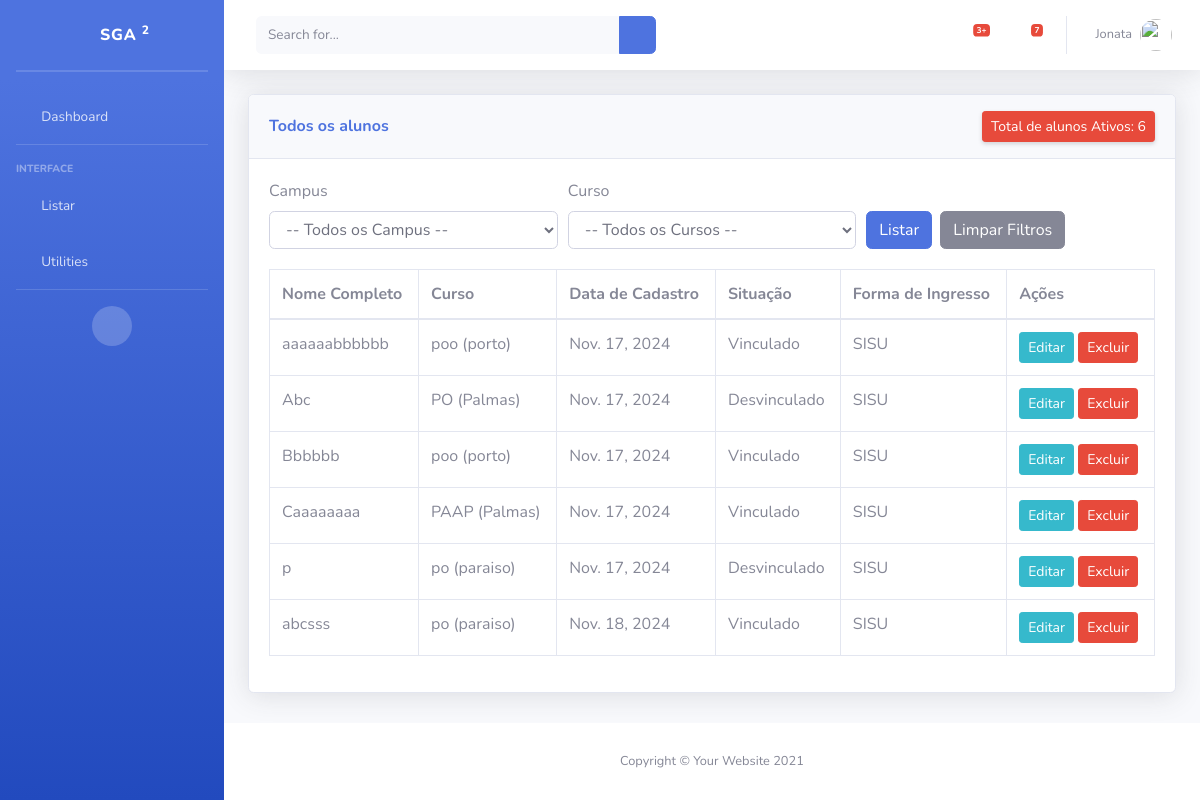
/alunos/, run on an earlier commit of the app's database.
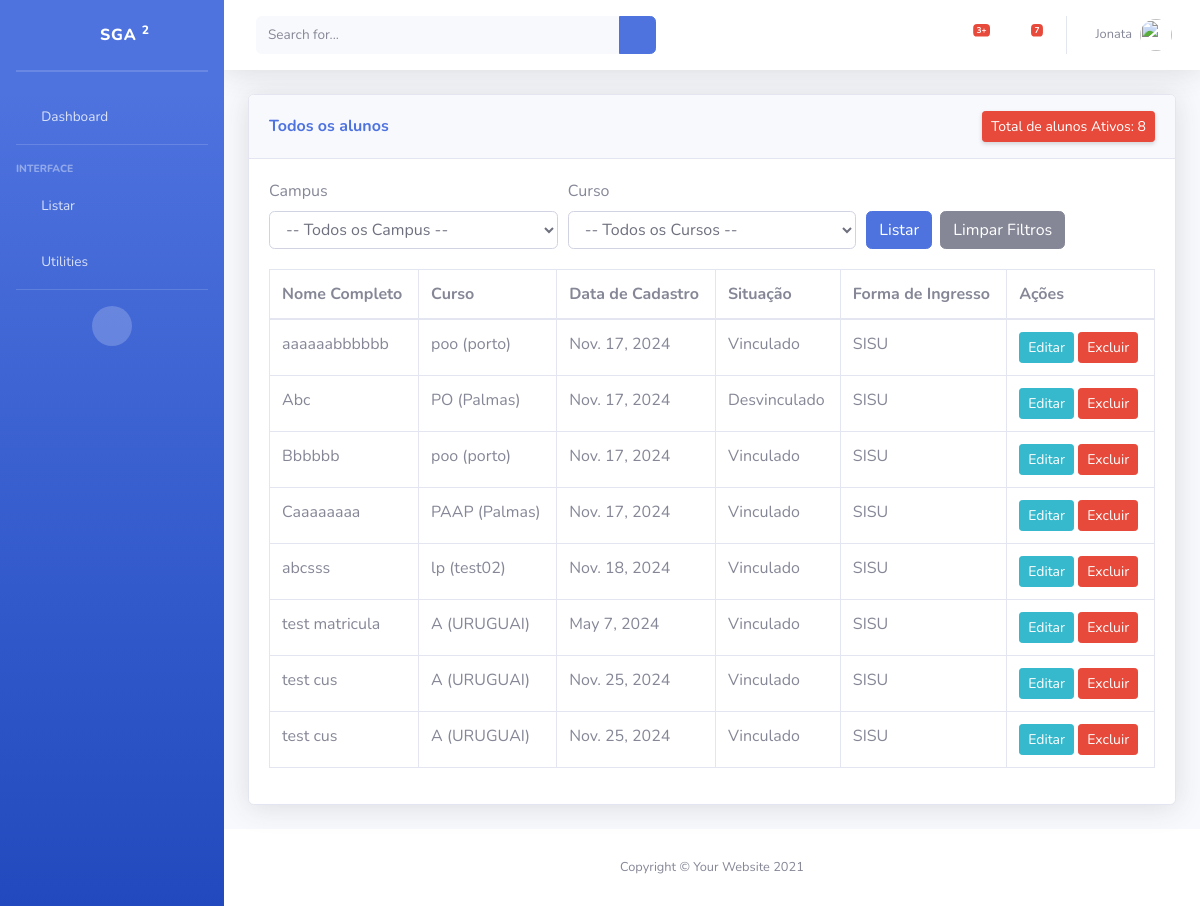
And on a later commit of the database.
### piloto/models/Aluno.py (models this page shows, shortened)
class Aluno(models.Model):
    nomeCompleto = models.CharField('Nome completo', max_length=500, help_text='')
    cpf = models.CharField('CPF', max_length=11, unique=True, help_text='')
    matricula = models.CharField('Matricula', max_length=10, unique=True, editable=False)
    curso = models.ForeignKey(Curso, verbose_name="Curso", on_delete=models.PROTECT)
    dataNascimento = models.DateField("Data de nascimento", null=True, blank=True)
    foto = models.ImageField("Foto Aluno", upload_to='alunos_fotos/', blank=True, null=True)
    formaIngresso = models.ForeignKey(FormaIngresso, verbose_name="Forma de Ingresso", on_delete=models.PROTECT)
    situacao = models.ForeignKey(Situacao, verbose_name="Situação", on_delete=models.PROTECT)
    dataCadastro = models.DateField('data de cadastro', default=date.today)
    dataUpdate = models.DateTimeField('Ultima atualização', auto_now=True)
    ativo = models.BooleanField("Aluno vinculado na instituição?", default=True)
    class Meta:
        verbose_name = "Aluno"
        verbose_name_plural = "Alunos"

### piloto/models/Curso.py (models this page shows)
class Curso(models.Model):
    nome = models.CharField("Nome do Curso", max_length=100)
    campus = models.ForeignKey(Campus, verbose_name="Campus", on_delete=models.PROTECT)
    class Meta:
        verbose_name = "Curso"
        verbose_name_plural = "Cursos"
    def __str__(self):
        return f"{self.nome} ({self.campus.nome})"

### piloto/models/Campus.py (models this page shows, shortened)
class Campus(models.Model):
    nome = models.CharField("Nome do Campus", max_length=100, unique=True)
    class Meta:
        verbose_name = "Campus"
        verbose_name_plural = "Campi"

### piloto/models/Situacao.py (models this page shows)
class Situacao(models.Model):
    nome = models.CharField("Nome Da Situacao", max_length=50)
    class Meta:
        verbose_name = "Situação"
        verbose_name_plural = "Situações"
    def __str__(self):
        return self.nome

### piloto/models/FomaIngresso.py (models this page shows)
class FormaIngresso(models.Model):
    nome = models.CharField("Forma de ingresso", max_length=50, unique=True)
    class Meta:
        verbose_name = "Ingresso"
        verbose_name_plural = "formaIngresso"
    def __str__(self):
        return self.nome

### piloto/views/ListaAlunosView.py (the view)
# urls.py: path('alunos/', ListaAlunosView.as_view(), name='listaAlunos'),
class ListaAlunosView(ListView):
    model = Aluno
    template_name = 'listas/ListarAlunos.html'
    context_object_name = 'alunos'
    def get_queryset(self):
        queryset = Aluno.objects.filter(ativo=True)  # Filtra apenas os alunos ativos
        campus_filter = self.request.GET.get('campus', '')  # Captura o filtro de campus
        curso_filter = self.request.GET.get('curso', '')  # Captura o filtro de curso
        if campus_filter:
            queryset = queryset.filter(curso__campus__id=campus_filter)
        if curso_filter:
            queryset = queryset.filter(curso__id=curso_filter)
        return queryset
    def get_context_data(self, **kwargs):
        context = super().get_context_data(**kwargs)
        context['campus_options'] = Campus.objects.all()  # Envia todos os campi
        context['curso_options'] = Curso.objects.all()  # Envia todos os cursos
        context['formas_ingresso'] = FormaIngresso.objects.all()
        context['situacao_option'] = Situacao.objects.all()
        context['campus_filter'] = self.request.GET.get('campus', '')  # Último valor de campus
        context['curso_filter'] = self.request.GET.get('curso', '')  # Último valor de curso
        context['total_ativo'] = Aluno.objects.filter(ativo=True).count()
        return context

### templates/listas/ListarAlunos.html (shortened to what this page needs)
{% extends 'Base.html' %}
{% load static %}
{% block content %}
<div class="container-fluid">
    <div class="card shadow mb-4">
        <div class="card-header py-3 d-flex align-items-center justify-content-between">
            <h6 class="m-0 font-weight-bold text-primary">Todos os alunos</h6>
            <a href="#" class="d-none d-sm-inline-block btn btn-sm btn-danger shadow-sm"> Total de alunos Ativos: {{ total_ativo }}</a>
        </div>
        <div class="card-body" style="max-height: 75vh; overflow-y: auto;>
            <form method="GET" action="{% url 'listaAlunos' %}">
                <div class="form-row">
                    <div class="col">
                        <label for="campus">Campus</label>
                        <select class="form-control" name="campus" id="campus">
                            <option value="">-- Todos os Campus --</option>
                        </select>
                    </div>
                    <div class="col">
                        <label for="curso">Curso</label>
                        <select class="form-control" name="curso" id="curso">
                            <option value="">-- Todos os Cursos --</option>
                        </select>
                    </div>
                    <div class="col">
                        <button type="submit" class="btn btn-primary" style="margin-top: 32px;">Listar</button>
                        <a href="{% url 'listaAlunos' %}" class="btn btn-secondary" style="margin-top: 32px; margin-left: 4px;">Limpar Filtros</a>
                    </div>
                </div>
            <div class="table-responsive" style="margin-top: 20px;">
                <table class="table table-bordered" id="dataTable" width="100%" cellspacing="0">
                    <thead>
                        <tr>
                            <th>Nome Completo</th>
                            <th>Curso</th>
                            <th>Data de Cadastro</th>
                            <th>Situação</th>
                            <th>Forma de Ingresso</th>
                            <th>Ações</th>
                        </tr>
                    </thead>
                    <tbody>
                        {% for aluno in alunos %}
                            <tr>
                                <td>{{ aluno.nomeCompleto }}</td>
                                <td>{{ aluno.curso }}</td>
                                <td>{{ aluno.dataCadastro }}</td>
                                <td>{{ aluno.situacao }}</td>
                                <td>{{ aluno.formaIngresso }}</td>
                                <td>
                                    <a href="{% url 'editarAluno' aluno.id %}" class="btn btn-info btn-sm">
                                        Editar
                                    </a>
                                    <a href="{% url 'excluirAluno' aluno.id %}" class="btn btn-danger btn-sm">
                                        Excluir
                                    </a>
                                </td>
                            </tr>
                        {% endfor %}
                    </tbody>
                </table>
            </div>
        </div>
    </div>
  </div>
</div>
{% endblock %}

### templates/Base.html (shortened to what this page needs)
{% load static %}
<!DOCTYPE html>
<html lang="pt-br">
<head>
    <link href="{% static 'vendor/fontawesome-free/css/all.min.css' %}" rel="stylesheet" type="text/css">
    <link href="{% static 'css/sb-admin-2.min.css' %}" rel="stylesheet">
</head>
    <main>
        <body>
            <body id="page-top">
                <div id="wrapper">
                    <ul class="navbar-nav bg-gradient-primary sidebar sidebar-dark accordion" id="accordionSidebar">
                        <a class="sidebar-brand d-flex align-items-center justify-content-center" href="{% url 'Index' %}">
                            <div class="sidebar-brand-icon rotate-n-15">
                                <i class="fas fa-laugh-wink"></i>
                            </div>
                            <div class="sidebar-brand-text mx-3"> SGA <sup>2</sup></div>
                        </a>
                        <hr class="sidebar-divider my-0">
                        <hr class="sidebar-divider">
                        <li class="nav-item">
                            <a class="nav-link collapsed" href="{% url 'Index' %}">
                                <i class="fas fa-fw fa-cog"></i>
                                <span>Dashboard</span>
                            </a>
                        </li>
                        <hr class="sidebar-divider">
                        <div class="sidebar-heading">
                            Interface
                        </div>
                        <li class="nav-item">
                            <a class="nav-link collapsed" href="#" data-toggle="collapse" data-target="#collapseTwo"
                                aria-expanded="true" aria-controls="collapseTwo">
                                <i class="fas fa-fw fa-cog"></i>
                                <span>Listar</span>
                            </a>
                        </li>
                        <li class="nav-item">
                            <a class="nav-link collapsed" href="#" data-toggle="collapse" data-target="#collapseUtilities"
                                aria-expanded="true" aria-controls="collapseUtilities">
                                <i class="fas fa-fw fa-wrench"></i>
                                <span>Utilities</span>
                            </a>
                        </li>
                        <hr class="sidebar-divider d-none d-md-block">
                        <div class="text-center d-none d-md-inline">
                            <button class="rounded-circle border-0" id="sidebarToggle"></button>
                        </div>
                    </ul>
        <div id="content-wrapper" class="d-flex flex-column">
            <div id="content">
                <nav class="navbar navbar-expand navbar-light bg-white topbar mb-4 static-top shadow">
                    <form
                        class="d-none d-sm-inline-block form-inline mr-auto ml-md-3 my-2 my-md-0 mw-100 navbar-search">
                        <div class="input-group">
                            <input type="text" class="form-control bg-light border-0 small" placeholder="Search for..."
                                aria-label="Search" aria-describedby="basic-addon2">
                            <div class="input-group-append">
                                <button class="btn btn-primary" type="button">
                                    <i class="fas fa-search fa-sm"></i>
                                </button>
                            </div>
                        </div>
                    </form>
                    <ul class="navbar-nav ml-auto">
                        <li class="nav-item dropdown no-arrow mx-1">
                            <a class="nav-link dropdown-toggle" href="#" id="alertsDropdown" role="button"
                                data-toggle="dropdown" aria-haspopup="true" aria-expanded="false">
                                <i class="fas fa-bell fa-fw"></i>
                                <span class="badge badge-danger badge-counter">3+</span>
                            </a>
                        </li>
                        <li class="nav-item dropdown no-arrow mx-1">
                            <a class="nav-link dropdown-toggle" href="#" id="messagesDropdown" role="button"
                                data-toggle="dropdown" aria-haspopup="true" aria-expanded="false">
                                <i class="fas fa-envelope fa-fw"></i>
                                <span class="badge badge-danger badge-counter">7</span>
                            </a>
                        </li>
                        <li class="nav-item dropdown no-arrow">
                            <a class="nav-link dropdown-toggle" href="#" id="userDropdown" role="button"
                                data-toggle="dropdown" aria-haspopup="true" aria-expanded="false">
                                <span class="mr-2 d-none d-lg-inline text-gray-600 small">Jonata</span>
                                <img class="img-profile rounded-circle"
                                src="{% static 'img/undraw_profile.svg' %}">
                            </a>
                        </li>
                    </ul>
                </nav>
            {% block content %}{% endblock %}
            <footer class="sticky-footer bg-white">
                <div class="container my-auto">
                    <div class="copyright text-center my-auto">
                        <span>Copyright &copy; Your Website 2021</span>
                    </div>
                </div>
            </footer>
        </body>
    </main>
</body>
</html>

What changed in the data, as far as the page shows it:
no longer on this page (row edited): Aluno: nomeCompleto "p", curso "po (paraiso)", dataCadastro "Nov. 17, 2024", situacao "Desvinculado", formaIngresso "SISU"
changed Aluno "abcsss": curso "po (paraiso)" → "lp (test02)"
now on this page (row edited): Aluno: nomeCompleto "test matricula", curso "A (URUGUAI)", dataCadastro "May 7, 2024", situacao "Vinculado", formaIngresso "SISU"
added Aluno: nomeCompleto "test cus", curso "A (URUGUAI)", dataCadastro "Nov. 25, 2024", situacao "Vinculado", formaIngresso "SISU"
added Aluno: nomeCompleto "test cus", curso "A (URUGUAI)", dataCadastro "Nov. 25, 2024", situacao "Vinculado", formaIngresso "SISU"
Also different on the page:
{{ total_ativo }}: "6" → "8"
